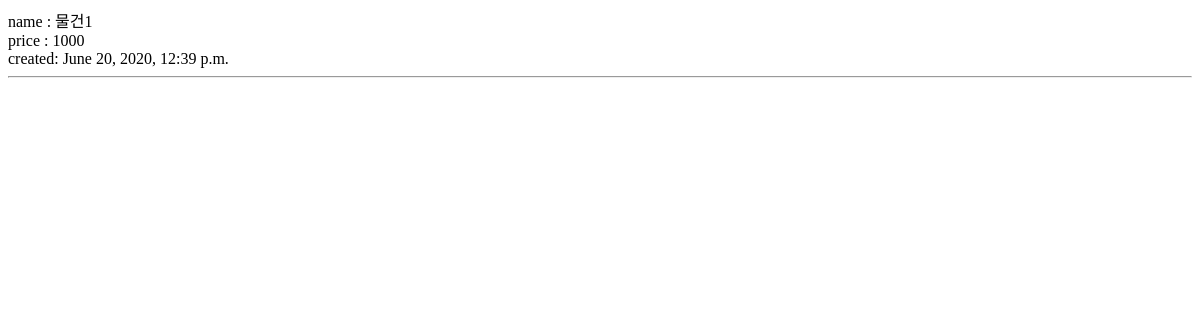
The app's page /, older data.
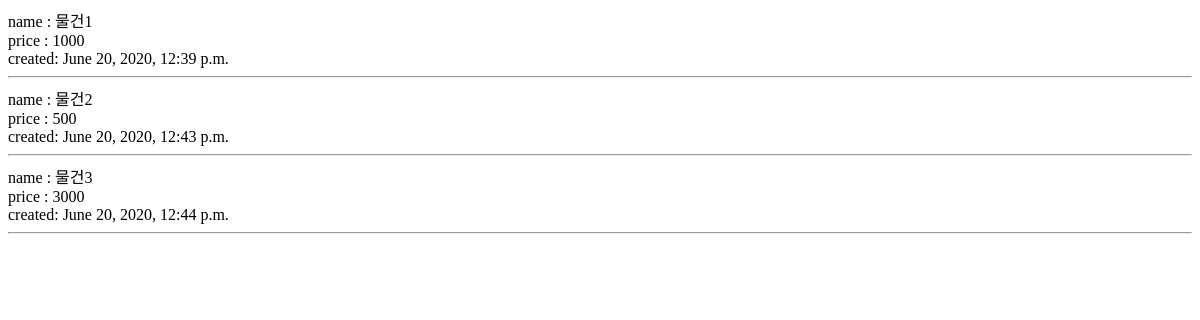
The same page, newer data.
### price/models.py (models this page shows)
class Product(models.Model):
    name = models.CharField('이름', max_length=150, unique=True)
    price = models.IntegerField('가격')

class OrderLog(models.Model):
    product = models.ForeignKey('Product', on_delete=models.CASCADE)
    created = models.DateTimeField('판매일', default=timezone.now())

### price/views.py (the view)
# urls.py: path('', index, name=""),
def index(request):
    product = Product.objects.all()
    return render(request, 'index.html', {'product':product})

### price/templates/index.html
{% for pro in product%}
    <div>name : {{pro.name}}</div>
    <div>price : {{pro.price}}</div>
    {% for log in pro.orderlog_set.all %}
        <div>created: {{log.created}}</div>
    {% endfor %}
    <hr>
{% endfor %}

Row changes from the older to the newer data that the page shows:
added Product: name "물건2", price "500"
added OrderLog: created "June 20, 2020, 12:43 p.m.", shown under "물건2"
added Product: name "물건3", price "3000"
added OrderLog: created "June 20, 2020, 12:44 p.m.", shown under "물건3"
